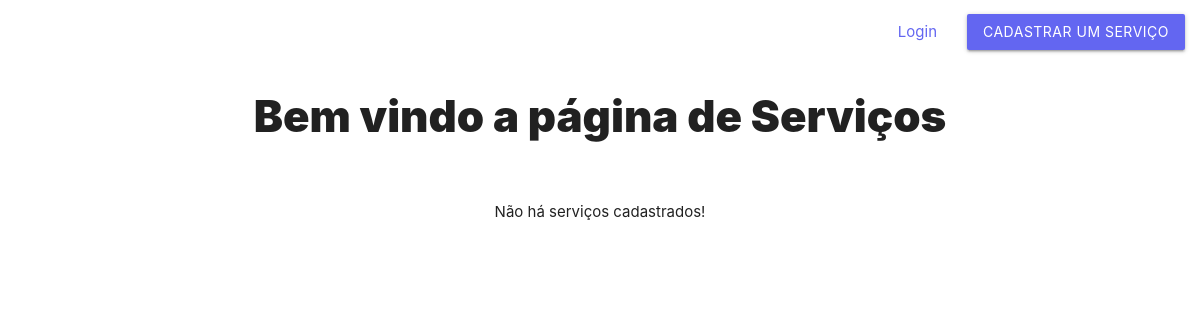
The page /servicosapp/servicos/ on the database as committed earlier.
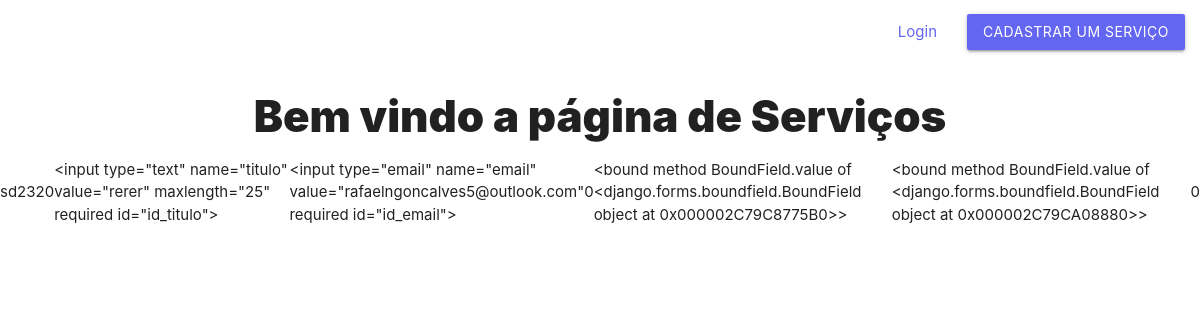
The same page on the database as committed later.
### servicosapp/models.py (models this page shows)
class Servico(models.Model):
    id_servico = models.AutoField(primary_key=True)
    fk_usuario = models.ForeignKey(auth_user, on_delete=models.DO_NOTHING, null=True)
    fk_categoria = models.ForeignKey(Categoria, on_delete=models.CASCADE, null=True)
    titulo = models.CharField(max_length=150, null=False)
    descricao = models.CharField(max_length=150, default=None)
    email = models.CharField(max_length=150, null=False)
    telefone_1 = models.CharField(max_length=50, null=True)
    telefone_2 = models.CharField(max_length=50, null=True)
    preco = models.IntegerField(default=0, null=True)
    data_pub = models.DateTimeField("Data de publicação", default=django.utils.timezone.now, null=True)
    def __str__(self):
        return self.titulo

### servicosapp/views.py (the view)
# urls.py: path('servicos/', views.index_servicos, name="index_servicos"),
def index_servicos(request):
       servicos = Servico.objects.all()
       context = {
              'servicos': servicos
       }
       return render(request, 'servicosapp/servicos/index.html', context)

### servicosapp/templates/servicosapp/servicos/index.html
{% extends 'base.html' %}
{% block content %}
<h3>Bem vindo a página de Serviços</h3>
{% if servicos %}
<ul style="display: flex; justify-content: center; align-items: center;">
    {% for servicos in servicos %}
    <li>{{ servicos }}</li>
    <li>{{ servicos.email }}</li>
    <li>{{ servicos.preco }}</li>
    {% endfor %}
</ul>
{% else %}
<p style="text-align: center; margin-top: 4em;">Não há serviços cadastrados!</p>
{% endif %}
{% endblock content %}

### servicosapp/templates/base.html (shortened to what this page needs)
{% load static %}
<!DOCTYPE html>
<head>
    <link rel="stylesheet" href="{% static 'materialize.css' %}">
    <link rel="stylesheet" href="{% static 'servicosapp/stylesheet.css' %}" />
</head>
<body>
    <nav>
        <div class="nav-wrapper">
            <ul id="nav-mobile" class="right">
                <li><a href="#">Login</a></li>
                <li><a class="login-btn waves-effect waves-light btn" href="#">Cadastrar um serviço</a></li>
            </ul>
        </div>
    </nav>
    {% block content %}{% endblock content %}
</body>

### servicosapp/static/servicosapp/stylesheet.css (style rules this page uses)
* { box-sizing: border-box; padding: 0; margin: 0; }
body { background-color: var(--primary-color); }
body button, .login-btn { background-color: var(--accent-color) !important; }
body a { color: var(--accent-color); }
body h3 { font-weight: 900; text-align: center; }
nav { background: transparent; box-shadow: none; }
nav li a { color: var(--accent-color); }

Rows that differ between the two databases and show on the page:
added Servico: titulo "sd", email "232", preco "0"
added Servico: titulo "<input type=\"text\" name=\"titulo\" value=\"rerer\" maxlength=\"25\" required id=\"id_titulo\">", email "<input type=\"email\" name=\"email\" value=\"rafaelngoncalves5@outlook.com\" required id=\"id_email\">", preco "0"
added Servico: titulo "<bound method BoundField.value of <django.forms.boundfield.BoundField object at 0x000002C79C8775B0>>", email "<bound method BoundField.value of <django.forms.boundfield.BoundField object at 0x000002C79CA08880>>", preco "0"
Other text that changed with them:
text no longer shown: "Não há serviços cadastrados!"
